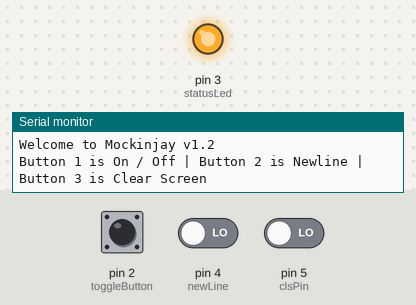
This sketch was run on a simulated Arduino Uno, built with avr-gcc and run on an emulated ATmega328P. On the bench: output pins drawn as LEDs (lit = HIGH), the last lines printed to the serial monitor. Dashed ring = blinking. Inputs (shaded band) come from the test bench; at power-on: pin 2 (toggleButton) LOW, pin 4 (newLine) LOW, pin 5 (clsPin) LOW. At 13.4 s the program stops and its outputs stay as they are.

Above: at 1.2 s.
1.3 s: pin 2 (toggleButton) pulled HIGH for 1 s
At 1.99 s:
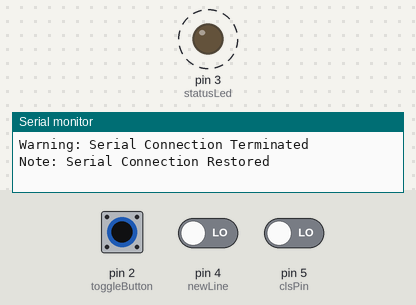
3.8 s: pin 4 (newLine) driven HIGH
At 4.02 s:
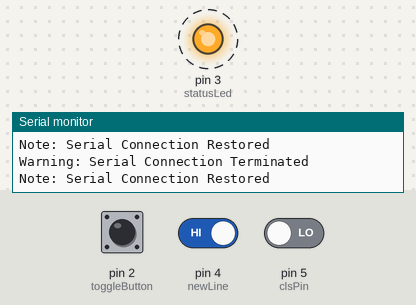
12.8 s: pin 2 (toggleButton) pulled HIGH for 0.15 s
At 13.8 s:
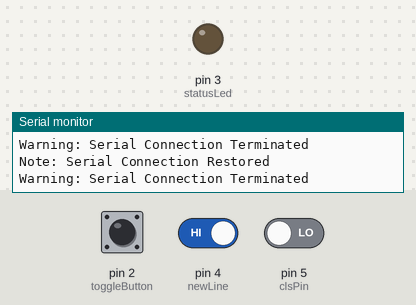
Timing chart, 0 to 14.9 s (numbered marks = the images above; inputs shaded):
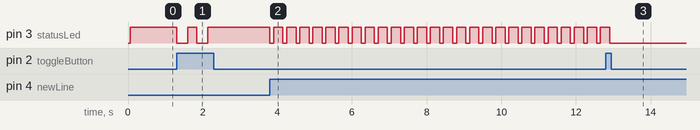

The sketch:

serial_example.ino
```cpp
char serialIn = 0;
boolean onOff = true;
int statusLed = 3;
int toggleButton = 2;
int newLine = 4;
int clsLn = 0;
int clsPin = 5;

void setup() {
  // put your setup code here, to run once:
  Serial.begin(9600);
  Serial.println("");
  Serial.println("Starting Connection...");
  Serial.println("Welcome to Mockinjay v1.2");
  Serial.println("Button 1 is On / Off | Button 2 is Newline | Button 3 is Clear Screen");
  pinMode(statusLed, OUTPUT);
  digitalWrite(statusLed, HIGH);
}

void loop() {
  // put your main code here, to run repeatedly:
  serialIn = Serial.read();
  if (serialIn == -1){
    Serial.print("");
  } else {
    Serial.print(serialIn);
  }

  if (digitalRead(newLine) == HIGH) {
    Serial.println("");
    digitalWrite(statusLed, LOW);
    delay(100);
    digitalWrite(statusLed, HIGH);
    delay(250);
  }

  if (digitalRead(clsPin) == HIGH) {
    cls();
    digitalWrite(statusLed, LOW);
    delay(100);
    digitalWrite(statusLed, HIGH);
    delay(100);
    digitalWrite(statusLed, LOW);
    delay(100);
    digitalWrite(statusLed, HIGH);
    delay(250);
  }

    if ((digitalRead(toggleButton)) == HIGH){
      onOff = false;
    }

    if (onOff == false){
      digitalWrite(statusLed, LOW);
      end();
    }
}

void end(){
  delay(250);
  Serial.println("");
  Serial.println("");
  Serial.println("Warning: Serial Connection Terminated");
  Serial.end();
  if (digitalRead(toggleButton) == HIGH){
      onOff = true;
  }

  if (onOff == true){
    begin();
  } else {
    end();
  }
}

void begin(){
  digitalWrite(statusLed, HIGH);
  Serial.begin(9600);
  Serial.println("");
  Serial.println("");
  Serial.println("Note: Serial Connection Restored");
  delay(250);
}

void cls(){
  clsLn = 0;
  while (clsLn <= 50 ){
    clsLn++;
    Serial.println("");
  }
}
```

Measured:
- after the input at 1.3 s, pin 3 (statusLed): alternates HIGH for 0.25 s and LOW for 0.29 s, 4 changes in all, then stays HIGH, starting at once
- after the input at 3.8 s, pin 3 (statusLed): alternates HIGH for 0.25 s and LOW for 0.10 s, starting at once
- after the input at 12.8 s, pin 3 (statusLed): goes on until 12.9 s, then stays LOW
